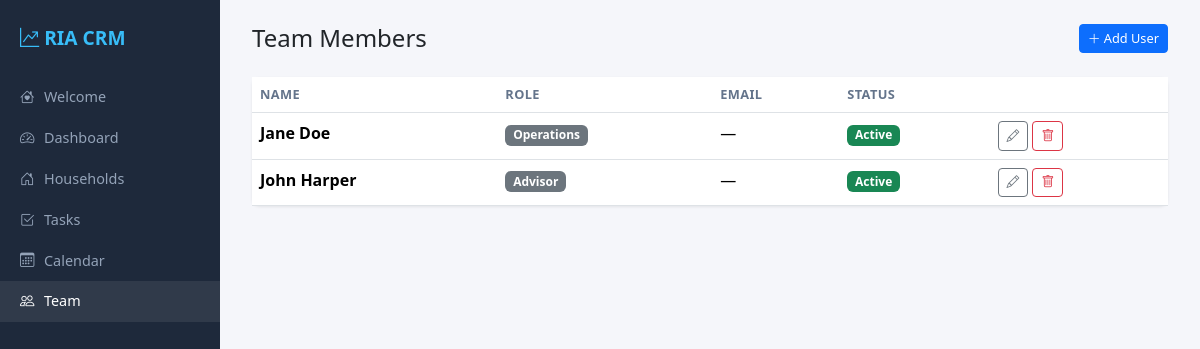
Screenshot of /users with the database file from the repository.
### models.py (models this page shows, shortened)
class User(db.Model):
    id = db.Column(db.Integer, primary_key=True)
    first_name = db.Column(db.String(100), nullable=False)
    last_name = db.Column(db.String(100), nullable=False)
    email = db.Column(db.String(200), default="")
    role = db.Column(db.String(50), default="Advisor")
    is_active = db.Column(db.Boolean, default=True)
    created_at = db.Column(db.DateTime, default=datetime.utcnow)
    @property
    def full_name(self):
        return f"{self.first_name} {self.last_name}"

### app.py (the view)
@app.route("/users")
def user_list():
    users = User.query.order_by(User.last_name, User.first_name).all()
    return render_template("users.html", users=users, roles=USER_ROLES)

### templates/users.html (shortened to what this page needs)
{% extends "base.html" %}
{% block content %}
<div class="d-flex justify-content-between align-items-center mb-4">
    <h4 class="mb-0">Team Members</h4>
    <button class="btn btn-primary btn-sm" data-bs-toggle="modal" data-bs-target="#addUserModal"><i class="bi bi-plus-lg"></i> Add User</button>
</div>
{% if users %}
<div class="card">
    <table class="table table-hover mb-0">
        <thead><tr><th>Name</th><th>Role</th><th>Email</th><th>Status</th><th></th></tr></thead>
        <tbody>
        {% for u in users %}
        <tr>
            <td><strong>{{ u.full_name }}</strong></td>
            <td><span class="badge bg-secondary">{{ u.role }}</span></td>
            <td>{{ u.email or '—' }}</td>
            <td>
                {% if u.is_active %}
                <span class="badge bg-success">Active</span>
                {% else %}
                <span class="badge bg-secondary">Inactive</span>
                {% endif %}
            </td>
            <td>
                <button class="btn btn-outline-secondary btn-sm" data-bs-toggle="modal" data-bs-target="#editUser{{ u.id }}"><i class="bi bi-pencil"></i></button>
                <form method="POST" action="{{ url_for('user_delete', id=u.id) }}" class="d-inline" onsubmit="return confirm('Remove {{ u.full_name }}?')">
                    <button class="btn btn-outline-danger btn-sm"><i class="bi bi-trash"></i></button>
                </form>
            </td>
        </tr>
        {% endfor %}
        </tbody>
    </table>
</div>
{% else %}
<div class="card p-4 text-center text-muted">No team members yet. Add your first user.</div>
{% endif %}
{% endblock %}

### templates/base.html (style rules this page uses)
:root { --sidebar-width: 220px; }
body { background: #f5f6fa; font-family: 'Segoe UI', system-ui, sans-serif; }
.card { border: none; box-shadow: 0 1px 3px rgba(0,0,0,0.08); border-radius: 0.5rem; }
.table th { font-size: 0.8rem; text-transform: uppercase; color: #64748b; letter-spacing: 0.03em; }
.btn-sm { font-size: 0.8rem; }

### rows the page displays
User: full_name "Jane Doe", role "Operations", email "—", is_active "Active"
User: full_name "John Harper", role "Advisor", email "—", is_active "Active"
